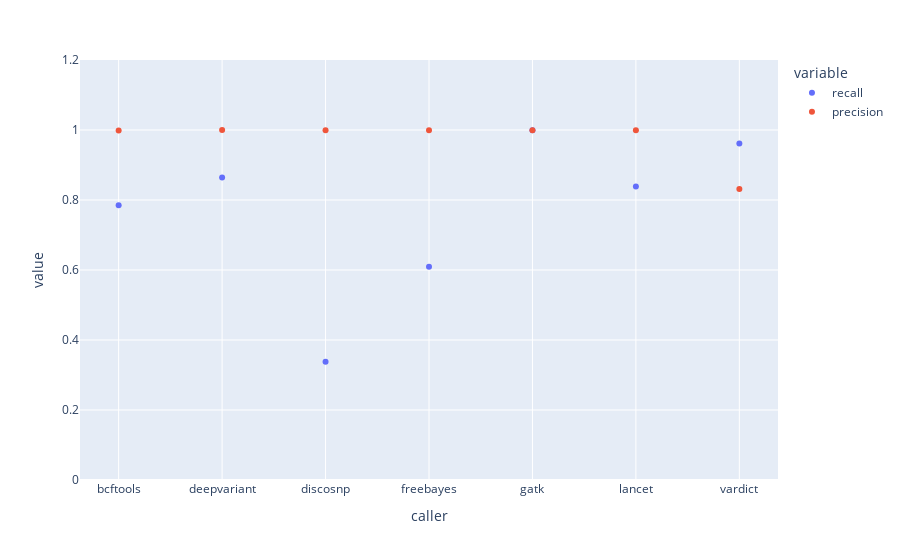

The cell this chart's notebook holds for it:
### Markdown cell above
### INS only
#### 60 replicates

### Code cell
fig = px.scatter(ins_summary_nofilter, x='caller', y=['recall', 'precision'], range_y=[0,1.2],
                 category_orders={'caller': ['bcftools', 'deepvariant', 'discosnp', 'freebayes', 
                                             'gatk', 'lancet', 'vardict']})
fig.show()

### Figure 1 — Plotly figure (JSON) as saved in the notebook; plotly's stock layout.template omitted (floating-point values rounded to 4 significant figures)
{"data": [{"hovertemplate": "variable=recall<br>caller=%{x}<br>value=%{y}<extra></extra>", "legendgroup": "recall", "marker": {"color": "#636efa", "symbol": "circle"}, "mode": "markers", "name": "recall", "orientation": "v", "showlegend": true, "type": "scatter", "x": ["bcftools", "discosnp", "deepvariant", "vardict", "gatk", "freebayes", "lancet"], "xaxis": "x", "y": [0.7847, 0.338, 0.8646, 0.9612, 0.9991, 0.6094, 0.8384], "yaxis": "y"}, {"hovertemplate": "variable=precision<br>caller=%{x}<br>value=%{y}<extra></extra>", "legendgroup": "precision", "marker": {"color": "#EF553B", "symbol": "circle"}, "mode": "markers", "name": "precision", "orientation": "v", "showlegend": true, "type": "scatter", "x": ["bcftools", "discosnp", "deepvariant", "vardict", "gatk", "freebayes", "lancet"], "xaxis": "x", "y": [0.9989, 0.9996, 0.9997, 0.8314, 0.9995, 0.9992, 0.9994], "yaxis": "y"}], "layout": {"autosize": true, "legend": {"title": {"text": "variable"}, "tracegroupgap": 0}, "margin": {"t": 60}, "xaxis": {"anchor": "y", "autorange": true, "categoryarray": ["bcftools", "deepvariant", "discosnp", "freebayes", "gatk", "lancet", "vardict"], "categoryorder": "array", "domain": [0, 1], "range": [-0.3687, 6.369], "title": {"text": "caller"}, "type": "category"}, "yaxis": {"anchor": "x", "domain": [0, 1], "range": [0, 1.2], "title": {"text": "value"}, "type": "linear"}}}
